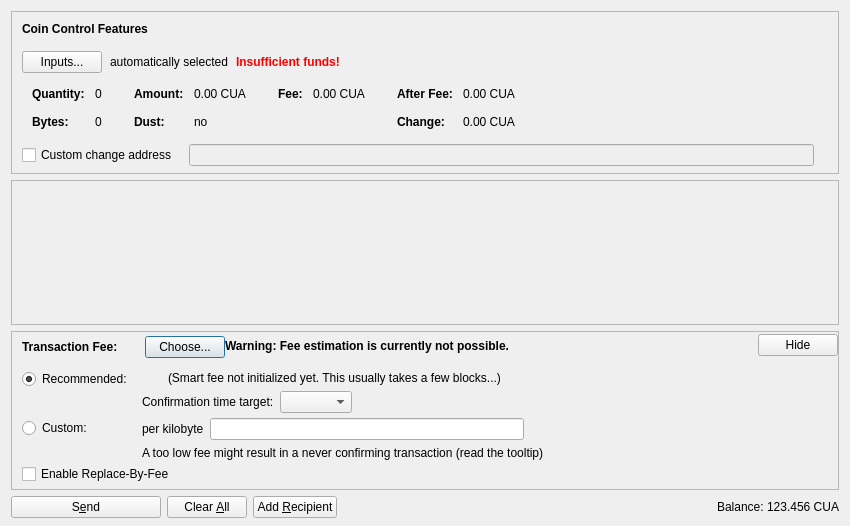
<?xml version="1.0" encoding="UTF-8"?>
<ui version="4.0">
 <class>SendCoinsDialog</class>
 <widget class="QDialog" name="SendCoinsDialog">
  <property name="geometry">
   <rect>
    <x>0</x>
    <y>0</y>
    <width>850</width>
    <height>526</height>
   </rect>
  </property>
  <property name="windowTitle">
   <string>Send Coins</string>
  </property>
  <layout class="QVBoxLayout" name="verticalLayout" stretch="0,1,0,0">
   <property name="bottomMargin">
    <number>8</number>
   </property>
   <item>
    <widget class="QFrame" name="frameCoinControl">
     <property name="sizePolicy">
      <sizepolicy hsizetype="Expanding" vsizetype="Expanding">
       <horstretch>0</horstretch>
       <verstretch>0</verstretch>
      </sizepolicy>
     </property>
     <property name="maximumSize">
      <size>
       <width>16777215</width>
       <height>16777215</height>
      </size>
     </property>
     <property name="frameShape">
      <enum>QFrame::StyledPanel</enum>
     </property>
     <property name="frameShadow">
      <enum>QFrame::Sunken</enum>
     </property>
     <layout class="QVBoxLayout" name="verticalLayoutCoinControl2">
      <property name="spacing">
       <number>0</number>
      </property>
      <property name="leftMargin">
       <number>0</number>
      </property>
      <property name="topMargin">
       <number>0</number>
      </property>
      <property name="rightMargin">
       <number>0</number>
      </property>
      <property name="bottomMargin">
       <number>6</number>
      </property>
      <item>
       <layout class="QVBoxLayout" name="verticalLayoutCoinControl" stretch="0,0,0,0,1">
        <property name="spacing">
         <number>0</number>
        </property>
        <property name="leftMargin">
         <number>10</number>
        </property>
        <property name="topMargin">
         <number>10</number>
        </property>
        <item>
         <layout class="QHBoxLayout" name="horizontalLayoutCoinControl1">
          <property name="bottomMargin">
           <number>15</number>
          </property>
          <item>
           <widget class="QLabel" name="labelCoinControlFeatures">
            <property name="sizePolicy">
             <sizepolicy hsizetype="Preferred" vsizetype="Maximum">
              <horstretch>0</horstretch>
              <verstretch>0</verstretch>
             </sizepolicy>
            </property>
            <property name="font">
             <font>
              <weight>75</weight>
              <bold>true</bold>
             </font>
            </property>
            <property name="styleSheet">
             <string notr="true">font-weight:bold;</string>
            </property>
            <property name="text">
             <string>Coin Control Features</string>
            </property>
           </widget>
          </item>
         </layout>
        </item>
        <item>
         <layout class="QHBoxLayout" name="horizontalLayoutCoinControl2" stretch="0,0,0,0">
          <property name="spacing">
           <number>8</number>
          </property>
          <property name="bottomMargin">
           <number>10</number>
          </property>
          <item>
           <widget class="QPushButton" name="pushButtonCoinControl">
            <property name="styleSheet">
             <string notr="true"/>
            </property>
            <property name="text">
             <string>Inputs...</string>
            </property>
            <property name="autoDefault">
             <bool>false</bool>
            </property>
           </widget>
          </item>
          <item>
           <widget class="QLabel" name="labelCoinControlAutomaticallySelected">
            <property name="text">
             <string>automatically selected</string>
            </property>
            <property name="margin">
             <number>5</number>
            </property>
           </widget>
          </item>
          <item>
           <widget class="QLabel" name="labelCoinControlInsuffFunds">
            <property name="font">
             <font>
              <weight>75</weight>
              <bold>true</bold>
             </font>
            </property>
            <property name="styleSheet">
             <string notr="true">color:red;font-weight:bold;</string>
            </property>
            <property name="text">
             <string>Insufficient funds!</string>
            </property>
            <property name="margin">
             <number>5</number>
            </property>
           </widget>
          </item>
          <item>
           <spacer name="horizontalSpacerCoinControl">
            <property name="orientation">
             <enum>Qt::Horizontal</enum>
            </property>
            <property name="sizeHint" stdset="0">
             <size>
              <width>40</width>
              <height>1</height>
             </size>
            </property>
           </spacer>
          </item>
         </layout>
        </item>
        <item>
         <widget class="QWidget" name="widgetCoinControl" native="true">
          <property name="sizePolicy">
           <sizepolicy hsizetype="Preferred" vsizetype="Preferred">
            <horstretch>0</horstretch>
            <verstretch>0</verstretch>
           </sizepolicy>
          </property>
          <property name="minimumSize">
           <size>
            <width>0</width>
            <height>0</height>
           </size>
          </property>
          <property name="styleSheet">
           <string notr="true"/>
          </property>
          <layout class="QHBoxLayout" name="horizontalLayoutCoinControl5">
           <property name="leftMargin">
            <number>0</number>
           </property>
           <property name="topMargin">
            <number>0</number>
           </property>
           <property name="rightMargin">
            <number>0</number>
           </property>
           <property name="bottomMargin">
            <number>0</number>
           </property>
           <item>
            <layout class="QHBoxLayout" name="horizontalLayoutCoinControl3" stretch="0,0,0,1">
             <property name="spacing">
              <number>20</number>
             </property>
             <property name="topMargin">
              <number>0</number>
             </property>
             <property name="bottomMargin">
              <number>10</number>
             </property>
             <item>
              <layout class="QFormLayout" name="formLayoutCoinControl1">
               <property name="horizontalSpacing">
                <number>10</number>
               </property>
               <property name="verticalSpacing">
                <number>14</number>
               </property>
               <property name="leftMargin">
                <number>10</number>
               </property>
               <property name="topMargin">
                <number>4</number>
               </property>
               <property name="rightMargin">
                <number>6</number>
               </property>
               <item row="0" column="0">
                <widget class="QLabel" name="labelCoinControlQuantityText">
                 <property name="font">
                  <font>
                   <weight>75</weight>
                   <bold>true</bold>
                  </font>
                 </property>
                 <property name="text">
                  <string>Quantity:</string>
                 </property>
                 <property name="margin">
                  <number>0</number>
                 </property>
                </widget>
               </item>
               <item row="0" column="1">
                <widget class="QLabel" name="labelCoinControlQuantity">
                 <property name="cursor">
                  <cursorShape>IBeamCursor</cursorShape>
                 </property>
                 <property name="contextMenuPolicy">
                  <enum>Qt::ActionsContextMenu</enum>
                 </property>
                 <property name="text">
                  <string notr="true">0</string>
                 </property>
                 <property name="margin">
                  <number>0</number>
                 </property>
                 <property name="textInteractionFlags">
                  <set>Qt::LinksAccessibleByMouse|Qt::TextSelectableByKeyboard|Qt::TextSelectableByMouse</set>
                 </property>
                </widget>
               </item>
               <item row="1" column="0">
                <widget class="QLabel" name="labelCoinControlBytesText">
                 <property name="font">
                  <font>
                   <weight>75</weight>
                   <bold>true</bold>
                  </font>
                 </property>
                 <property name="text">
                  <string>Bytes:</string>
                 </property>
                </widget>
               </item>
               <item row="1" column="1">
                <widget class="QLabel" name="labelCoinControlBytes">
                 <property name="cursor">
                  <cursorShape>IBeamCursor</cursorShape>
                 </property>
                 <property name="contextMenuPolicy">
                  <enum>Qt::ActionsContextMenu</enum>
                 </property>
                 <property name="text">
                  <string notr="true">0</string>
                 </property>
                 <property name="textInteractionFlags">
                  <set>Qt::LinksAccessibleByMouse|Qt::TextSelectableByKeyboard|Qt::TextSelectableByMouse</set>
                 </property>
                </widget>
               </item>
              </layout>
             </item>
             <item>
              <layout class="QFormLayout" name="formLayoutCoinControl2">
               <property name="horizontalSpacing">
                <number>10</number>
               </property>
               <property name="verticalSpacing">
                <number>14</number>
               </property>
               <property name="leftMargin">
                <number>6</number>
               </property>
               <property name="topMargin">
                <number>4</number>
               </property>
               <property name="rightMargin">
                <number>6</number>
               </property>
               <item row="0" column="0">
                <widget class="QLabel" name="labelCoinControlAmountText">
                 <property name="font">
                  <font>
                   <weight>75</weight>
                   <bold>true</bold>
                  </font>
                 </property>
                 <property name="text">
                  <string>Amount:</string>
                 </property>
                 <property name="margin">
                  <number>0</number>
                 </property>
                </widget>
               </item>
               <item row="0" column="1">
                <widget class="QLabel" name="labelCoinControlAmount">
                 <property name="cursor">
                  <cursorShape>IBeamCursor</cursorShape>
                 </property>
                 <property name="contextMenuPolicy">
                  <enum>Qt::ActionsContextMenu</enum>
                 </property>
                 <property name="text">
                  <string notr="true">0.00 CUA</string>
                 </property>
                 <property name="textInteractionFlags">
                  <set>Qt::LinksAccessibleByMouse|Qt::TextSelectableByKeyboard|Qt::TextSelectableByMouse</set>
                 </property>
                </widget>
               </item>
               <item row="1" column="0">
                <widget class="QLabel" name="labelCoinControlLowOutputText">
                 <property name="font">
                  <font>
                   <weight>75</weight>
                   <bold>true</bold>
                  </font>
                 </property>
                 <property name="text">
                  <string>Dust:</string>
                 </property>
                </widget>
               </item>
               <item row="1" column="1">
                <widget class="QLabel" name="labelCoinControlLowOutput">
                 <property name="cursor">
                  <cursorShape>IBeamCursor</cursorShape>
                 </property>
                 <property name="contextMenuPolicy">
                  <enum>Qt::ActionsContextMenu</enum>
                 </property>
                 <property name="text">
                  <string notr="true">no</string>
                 </property>
                 <property name="textInteractionFlags">
                  <set>Qt::LinksAccessibleByMouse|Qt::TextSelectableByKeyboard|Qt::TextSelectableByMouse</set>
                 </property>
                </widget>
               </item>
              </layout>
             </item>
             <item>
              <layout class="QFormLayout" name="formLayoutCoinControl3">
               <property name="horizontalSpacing">
                <number>10</number>
               </property>
               <property name="verticalSpacing">
                <number>14</number>
               </property>
               <property name="leftMargin">
                <number>6</number>
               </property>
               <property name="topMargin">
                <number>4</number>
               </property>
               <property name="rightMargin">
                <number>6</number>
               </property>
               <item row="0" column="0">
                <widget class="QLabel" name="labelCoinControlFeeText">
                 <property name="font">
                  <font>
                   <weight>75</weight>
                   <bold>true</bold>
                  </font>
                 </property>
                 <property name="text">
                  <string>Fee:</string>
                 </property>
                 <property name="margin">
                  <number>0</number>
                 </property>
                </widget>
               </item>
               <item row="0" column="1">
                <widget class="QLabel" name="labelCoinControlFee">
                 <property name="cursor">
                  <cursorShape>IBeamCursor</cursorShape>
                 </property>
                 <property name="contextMenuPolicy">
                  <enum>Qt::ActionsContextMenu</enum>
                 </property>
                 <property name="text">
                  <string notr="true">0.00 CUA</string>
                 </property>
                 <property name="textInteractionFlags">
                  <set>Qt::LinksAccessibleByMouse|Qt::TextSelectableByKeyboard|Qt::TextSelectableByMouse</set>
                 </property>
                </widget>
               </item>
              </layout>
             </item>
             <item>
              <layout class="QFormLayout" name="formLayoutCoinControl4">
               <property name="horizontalSpacing">
                <number>10</number>
               </property>
               <property name="verticalSpacing">
                <number>14</number>
               </property>
               <property name="leftMargin">
                <number>6</number>
               </property>
               <property name="topMargin">
                <number>4</number>
               </property>
               <property name="rightMargin">
                <number>6</number>
               </property>
               <item row="0" column="0">
                <widget class="QLabel" name="labelCoinControlAfterFeeText">
                 <property name="font">
                  <font>
                   <weight>75</weight>
                   <bold>true</bold>
                  </font>
                 </property>
                 <property name="text">
                  <string>After Fee:</string>
                 </property>
                 <property name="margin">
                  <number>0</number>
                 </property>
                </widget>
               </item>
               <item row="0" column="1">
                <widget class="QLabel" name="labelCoinControlAfterFee">
                 <property name="cursor">
                  <cursorShape>IBeamCursor</cursorShape>
                 </property>
                 <property name="contextMenuPolicy">
                  <enum>Qt::ActionsContextMenu</enum>
                 </property>
                 <property name="text">
                  <string notr="true">0.00 CUA</string>
                 </property>
                 <property name="textInteractionFlags">
                  <set>Qt::LinksAccessibleByMouse|Qt::TextSelectableByKeyboard|Qt::TextSelectableByMouse</set>
                 </property>
                </widget>
               </item>
               <item row="1" column="0">
                <widget class="QLabel" name="labelCoinControlChangeText">
                 <property name="font">
                  <font>
                   <weight>75</weight>
                   <bold>true</bold>
                  </font>
                 </property>
                 <property name="text">
                  <string>Change:</string>
                 </property>
                </widget>
               </item>
               <item row="1" column="1">
                <widget class="QLabel" name="labelCoinControlChange">
                 <property name="cursor">
                  <cursorShape>IBeamCursor</cursorShape>
                 </property>
                 <property name="contextMenuPolicy">
                  <enum>Qt::ActionsContextMenu</enum>
                 </property>
                 <property name="text">
                  <string notr="true">0.00 CUA</string>
                 </property>
                 <property name="textInteractionFlags">
                  <set>Qt::LinksAccessibleByMouse|Qt::TextSelectableByKeyboard|Qt::TextSelectableByMouse</set>
                 </property>
                </widget>
               </item>
              </layout>
             </item>
            </layout>
           </item>
          </layout>
         </widget>
        </item>
        <item>
         <layout class="QHBoxLayout" name="horizontalLayoutCoinControl4" stretch="0,0,0">
          <property name="spacing">
           <number>12</number>
          </property>
          <property name="sizeConstraint">
           <enum>QLayout::SetDefaultConstraint</enum>
          </property>
          <property name="topMargin">
           <number>5</number>
          </property>
          <property name="rightMargin">
           <number>5</number>
          </property>
          <item>
           <widget class="QCheckBox" name="checkBoxCoinControlChange">
            <property name="toolTip">
             <string>If this is activated, but the change address is empty or invalid, change will be sent to a newly generated address.</string>
            </property>
            <property name="text">
             <string>Custom change address</string>
            </property>
           </widget>
          </item>
          <item>
           <widget class="QValidatedLineEdit" name="lineEditCoinControlChange">
            <property name="enabled">
             <bool>false</bool>
            </property>
            <property name="sizePolicy">
             <sizepolicy hsizetype="Expanding" vsizetype="Fixed">
              <horstretch>0</horstretch>
              <verstretch>0</verstretch>
             </sizepolicy>
            </property>
           </widget>
          </item>
          <item>
           <widget class="QLabel" name="labelCoinControlChangeLabel">
            <property name="sizePolicy">
             <sizepolicy hsizetype="Preferred" vsizetype="Expanding">
              <horstretch>0</horstretch>
              <verstretch>0</verstretch>
             </sizepolicy>
            </property>
            <property name="minimumSize">
             <size>
              <width>0</width>
              <height>0</height>
             </size>
            </property>
            <property name="text">
             <string/>
            </property>
            <property name="margin">
             <number>3</number>
            </property>
           </widget>
          </item>
         </layout>
        </item>
        <item>
         <spacer name="verticalSpacerCoinControl">
          <property name="orientation">
           <enum>Qt::Vertical</enum>
          </property>
          <property name="sizeHint" stdset="0">
           <size>
            <width>800</width>
            <height>1</height>
           </size>
          </property>
         </spacer>
        </item>
       </layout>
      </item>
     </layout>
    </widget>
   </item>
   <item>
    <widget class="QScrollArea" name="scrollArea">
     <property name="widgetResizable">
      <bool>true</bool>
     </property>
     <widget class="QWidget" name="scrollAreaWidgetContents">
      <property name="geometry">
       <rect>
        <x>0</x>
        <y>0</y>
        <width>830</width>
        <height>104</height>
       </rect>
      </property>
      <layout class="QVBoxLayout" name="verticalLayout_2" stretch="0,1">
       <property name="leftMargin">
        <number>0</number>
       </property>
       <property name="topMargin">
        <number>0</number>
       </property>
       <property name="rightMargin">
        <number>0</number>
       </property>
       <property name="bottomMargin">
        <number>0</number>
       </property>
       <item>
        <layout class="QVBoxLayout" name="entries">
         <property name="spacing">
          <number>6</number>
         </property>
        </layout>
       </item>
       <item>
        <spacer name="verticalSpacer">
         <property name="orientation">
          <enum>Qt::Vertical</enum>
         </property>
         <property name="sizeHint" stdset="0">
          <size>
           <width>20</width>
           <height>40</height>
          </size>
         </property>
        </spacer>
       </item>
      </layout>
     </widget>
    </widget>
   </item>
   <item>
    <widget class="QFrame" name="frameFee">
     <property name="sizePolicy">
      <sizepolicy hsizetype="Expanding" vsizetype="Expanding">
       <horstretch>0</horstretch>
       <verstretch>0</verstretch>
      </sizepolicy>
     </property>
     <property name="maximumSize">
      <size>
       <width>16777215</width>
       <height>16777215</height>
      </size>
     </property>
     <property name="frameShape">
      <enum>QFrame::StyledPanel</enum>
     </property>
     <property name="frameShadow">
      <enum>QFrame::Sunken</enum>
     </property>
     <layout class="QVBoxLayout" name="verticalLayoutFee1">
      <property name="spacing">
       <number>0</number>
      </property>
      <property name="leftMargin">
       <number>0</number>
      </property>
      <property name="topMargin">
       <number>0</number>
      </property>
      <property name="rightMargin">
       <number>0</number>
      </property>
      <property name="bottomMargin">
       <number>0</number>
      </property>
      <item>
       <layout class="QVBoxLayout" name="verticalLayoutFee2" stretch="0,0,0">
        <property name="spacing">
         <number>0</number>
        </property>
        <property name="leftMargin">
         <number>10</number>
        </property>
        <property name="topMargin">
         <number>0</number>
        </property>
        <item>
         <layout class="QHBoxLayout" name="horizontalLayoutFee1">
          <property name="bottomMargin">
           <number>0</number>
          </property>
          <item>
           <layout class="QVBoxLayout" name="verticalLayoutFee7">
            <property name="spacing">
             <number>0</number>
            </property>
            <item>
             <spacer name="verticalSpacerSmartFee">
              <property name="orientation">
               <enum>Qt::Vertical</enum>
              </property>
              <property name="sizeType">
               <enum>QSizePolicy::Fixed</enum>
              </property>
              <property name="sizeHint" stdset="0">
               <size>
                <width>1</width>
                <height>4</height>
               </size>
              </property>
             </spacer>
            </item>
            <item>
             <layout class="QHBoxLayout" name="horizontalLayoutSmartFee">
              <property name="spacing">
               <number>10</number>
              </property>
              <item>
               <widget class="QLabel" name="labelFeeHeadline">
                <property name="sizePolicy">
                 <sizepolicy hsizetype="Preferred" vsizetype="Maximum">
                  <horstretch>0</horstretch>
                  <verstretch>0</verstretch>
                 </sizepolicy>
                </property>
                <property name="font">
                 <font>
                  <weight>75</weight>
                  <bold>true</bold>
                 </font>
                </property>
                <property name="styleSheet">
                 <string notr="true">font-weight:bold;</string>
                </property>
                <property name="text">
                 <string>Transaction Fee:</string>
                </property>
               </widget>
              </item>
              <item>
               <widget class="QLabel" name="labelFeeMinimized">
                <property name="text">
                 <string/>
                </property>
               </widget>
              </item>
              <item>
               <widget class="QPushButton" name="buttonChooseFee">
                <property name="text">
                 <string>Choose...</string>
                </property>
               </widget>
              </item>
             </layout>
            </item>
            <item>
             <spacer name="verticalSpacer_5">
              <property name="orientation">
               <enum>Qt::Vertical</enum>
              </property>
              <property name="sizeHint" stdset="0">
               <size>
                <width>1</width>
                <height>1</height>
               </size>
              </property>
             </spacer>
            </item>
           </layout>
          </item>
          <item>
           <widget class="QLabel" name="fallbackFeeWarningLabel">
            <property name="toolTip">
             <string>Using the fallbackfee can result in sending a transaction that will take several hours or days (or never) to confirm. Consider choosing your fee manually or wait until you have validated the complete chain.</string>
            </property>
            <property name="font">
            <font>
                <weight>75</weight>
                <bold>true</bold>
            </font>
            </property>
            <property name="text">
             <string>Warning: Fee estimation is currently not possible.</string>
            </property>
            <property name="wordWrap">
             <bool>false</bool>
            </property>
           </widget>
          </item>
          <item>
           <spacer name="horizontalSpacer_4">
            <property name="orientation">
             <enum>Qt::Horizontal</enum>
            </property>
            <property name="sizeType">
             <enum>QSizePolicy::MinimumExpanding</enum>
            </property>
            <property name="sizeHint" stdset="0">
             <size>
              <width>40</width>
              <height>20</height>
             </size>
            </property>
           </spacer>
          </item>
          <item>
           <widget class="QPushButton" name="buttonMinimizeFee">
            <property name="toolTip">
             <string>Hide transaction fee settings</string>
            </property>
            <property name="text">
             <string>Hide</string>
            </property>
           </widget>
          </item>
         </layout>
        </item>
        <item>
         <widget class="QFrame" name="frameFeeSelection">
          <layout class="QVBoxLayout" name="verticalLayoutFee12">
           <property name="spacing">
            <number>0</number>
           </property>
           <property name="leftMargin">
            <number>0</number>
           </property>
           <property name="topMargin">
            <number>0</number>
           </property>
           <property name="rightMargin">
            <number>0</number>
           </property>
           <property name="bottomMargin">
            <number>0</number>
           </property>
           <item>
            <layout class="QGridLayout" name="gridLayoutFee">
             <property name="topMargin">
              <number>10</number>
             </property>
             <property name="bottomMargin">
              <number>4</number>
             </property>
             <property name="horizontalSpacing">
              <number>10</number>
             </property>
             <property name="verticalSpacing">
              <number>4</number>
             </property>
             <item row="1" column="1">
              <layout class="QVBoxLayout" name="verticalLayoutFee8">
               <property name="spacing">
                <number>6</number>
               </property>
               <item>
                <layout class="QHBoxLayout" name="horizontalLayoutFee13">
                 <item>
                  <widget class="QLabel" name="labelCustomPerKilobyte">
                   <property name="toolTip">
                    <string>Specify a custom fee per kB (1,000 bytes) of the transaction's virtual size.

Note:  Since the fee is calculated on a per-byte basis, a fee of "100 satoshis per kB" for a transaction size of 500 bytes (half of 1 kB) would ultimately yield a fee of only 50 satoshis.</string>
                   </property>
                   <property name="text">
                    <string>per kilobyte</string>
                   </property>
                  </widget>
                 </item>
                 <item>
                  <widget class="BitcoinAmountField" name="customFee"/>
                 </item>
                 <item>
                  <spacer name="horizontalSpacer_6">
                   <property name="orientation">
                    <enum>Qt::Horizontal</enum>
                   </property>
                   <property name="sizeHint" stdset="0">
                    <size>
                     <width>1</width>
                     <height>1</height>
                    </size>
                   </property>
                  </spacer>
                 </item>
                </layout>
               </item>
               <item>
                <layout class="QHBoxLayout" name="horizontalLayoutFee8">
                 <item>
                  <widget class="QLabel" name="labelCustomFeeWarning">
                   <property name="enabled">
                    <bool>true</bool>
                   </property>
                   <property name="toolTip">
                    <string>When there is less transaction volume than space in the blocks, miners as well as relaying nodes may enforce a minimum fee. Paying only this minimum fee is just fine, but be aware that this can result in a never confirming transaction once there is more demand for coinua transactions than the network can process.</string>
                   </property>
                   <property name="text">
                    <string>A too low fee might result in a never confirming transaction (read the tooltip)</string>
                   </property>
                  </widget>
                 </item>
                 <item>
                  <spacer name="horizontalSpacer_2">
                   <property name="orientation">
                    <enum>Qt::Horizontal</enum>
                   </property>
                   <property name="sizeHint" stdset="0">
                    <size>
                     <width>1</width>
                     <height>1</height>
                    </size>
                   </property>
                  </spacer>
                 </item>
                </layout>
               </item>
              </layout>
             </item>
             <item row="0" column="0">
              <layout class="QVBoxLayout" name="verticalLayoutFee4" stretch="0,1">
               <item>
                <widget class="QRadioButton" name="radioSmartFee">
                 <property name="text">
                  <string>Recommended:</string>
                 </property>
                 <property name="checked">
                  <bool>true</bool>
                 </property>
                 <attribute name="buttonGroup">
                  <string notr="true">groupFee</string>
                 </attribute>
                </widget>
               </item>
               <item>
                <spacer name="verticalSpacer_2">
                 <property name="orientation">
                  <enum>Qt::Vertical</enum>
                 </property>
                 <property name="sizeHint" stdset="0">
                  <size>
                   <width>1</width>
                   <height>1</height>
                  </size>
                 </property>
                </spacer>
               </item>
              </layout>
             </item>
             <item row="1" column="0">
              <layout class="QVBoxLayout" name="verticalLayoutFee9" stretch="0,1">
               <item>
                <widget class="QRadioButton" name="radioCustomFee">
                 <property name="text">
                  <string>Custom:</string>
                 </property>
                 <attribute name="buttonGroup">
                  <string notr="true">groupFee</string>
                 </attribute>
                </widget>
               </item>
               <item>
                <spacer name="verticalSpacer_6">
                 <property name="orientation">
                  <enum>Qt::Vertical</enum>
                 </property>
                 <property name="sizeHint" stdset="0">
                  <size>
                   <width>1</width>
                   <height>1</height>
                  </size>
                 </property>
                </spacer>
               </item>
              </layout>
             </item>
             <item row="0" column="1">
              <layout class="QVBoxLayout" name="verticalLayoutFee3" stretch="0,0,1">
               <property name="spacing">
                <number>6</number>
               </property>
               <property name="topMargin">
                <number>2</number>
               </property>
               <item>
                <layout class="QHBoxLayout" name="horizontalLayoutFee12">
                 <item>
                  <widget class="QLabel" name="labelSmartFee">
                   <property name="text">
                    <string/>
                   </property>
                  </widget>
                 </item>
                 <item>
                  <widget class="QLabel" name="labelFeeEstimation">
                   <property name="text">
                    <string/>
                   </property>
                  </widget>
                 </item>
                 <item>
                  <widget class="QLabel" name="labelSmartFee2">
                   <property name="text">
                    <string>(Smart fee not initialized yet. This usually takes a few blocks...)</string>
                   </property>
                  </widget>
                 </item>
                 <item>
                  <spacer name="horizontalSpacer_5">
                   <property name="orientation">
                    <enum>Qt::Horizontal</enum>
                   </property>
                   <property name="sizeHint" stdset="0">
                    <size>
                     <width>1</width>
                     <height>1</height>
                    </size>
                   </property>
                  </spacer>
                 </item>
                </layout>
               </item>
               <item>
                <layout class="QHBoxLayout" name="horizontalLayoutFee9">
                 <item>
                  <layout class="QVBoxLayout" name="verticalLayoutFee6">
                   <item>
                    <widget class="QLabel" name="labelSmartFee3">
                     <property name="text">
                      <string>Confirmation time target:</string>
                     </property>
                    </widget>
                   </item>
                  </layout>
                 </item>
                 <item>
                  <layout class="QVBoxLayout" name="verticalLayoutFee5">
                   <property name="rightMargin">
                    <number>30</number>
                   </property>
                   <item>
                    <layout class="QHBoxLayout" name="horizontalLayoutConfTarget">
                     <property name="bottomMargin">
                      <number>0</number>
                     </property>
                     <item>
                      <widget class="QComboBox" name="confTargetSelector"/>
                     </item>
                     <item>
                      <spacer name="horizontalSpacerConfTarget">
                       <property name="orientation">
                        <enum>Qt::Horizontal</enum>
                       </property>
                       <property name="sizeHint" stdset="0">
                        <size>
                         <width>40</width>
                         <height>20</height>
                        </size>
                       </property>
                      </spacer>
                     </item>
                    </layout>
                   </item>
                  </layout>
                 </item>
                </layout>
               </item>
               <item>
                <spacer name="verticalSpacer_4">
                 <property name="orientation">
                  <enum>Qt::Vertical</enum>
                 </property>
                 <property name="sizeHint" stdset="0">
                  <size>
                   <width>1</width>
                   <height>1</height>
                  </size>
                 </property>
                </spacer>
               </item>
              </layout>
             </item>
            </layout>
           </item>
           <item>
            <widget class="QCheckBox" name="optInRBF">
             <property name="text">
              <string>Enable Replace-By-Fee</string>
             </property>
             <property name="toolTip">
              <string>With Replace-By-Fee (BIP-125) you can increase a transaction's fee after it is sent. Without this, a higher fee may be recommended to compensate for increased transaction delay risk.</string>
             </property>
            </widget>
           </item>
          </layout>
         </widget>
        </item>
        <item>
         <spacer name="verticalSpacerFee">
          <property name="orientation">
           <enum>Qt::Vertical</enum>
          </property>
          <property name="sizeHint" stdset="0">
           <size>
            <width>40</width>
            <height>5</height>
           </size>
          </property>
         </spacer>
        </item>
       </layout>
      </item>
     </layout>
    </widget>
   </item>
   <item>
    <layout class="QHBoxLayout" name="horizontalLayout">
     <item>
      <widget class="QPushButton" name="sendButton">
       <property name="minimumSize">
        <size>
         <width>150</width>
         <height>0</height>
        </size>
       </property>
       <property name="toolTip">
        <string>Confirm the send action</string>
       </property>
       <property name="text">
        <string>S&amp;end</string>
       </property>
       <property name="icon">
        <iconset resource="../bitcoin.qrc">
         <normaloff>:/icons/send</normaloff>:/icons/send</iconset>
       </property>
       <property name="autoDefault">
        <bool>false</bool>
       </property>
       <property name="default">
        <bool>false</bool>
       </property>
      </widget>
     </item>
     <item>
      <widget class="QPushButton" name="clearButton">
       <property name="sizePolicy">
        <sizepolicy hsizetype="Minimum" vsizetype="Fixed">
         <horstretch>0</horstretch>
         <verstretch>0</verstretch>
        </sizepolicy>
       </property>
       <property name="toolTip">
        <string>Clear all fields of the form.</string>
       </property>
       <property name="text">
        <string>Clear &amp;All</string>
       </property>
       <property name="icon">
        <iconset resource="../bitcoin.qrc">
         <normaloff>:/icons/remove</normaloff>:/icons/remove</iconset>
       </property>
       <property name="autoDefault">
        <bool>false</bool>
       </property>
      </widget>
     </item>
     <item>
      <widget class="QPushButton" name="addButton">
       <property name="toolTip">
        <string>Send to multiple recipients at once</string>
       </property>
       <property name="text">
        <string>Add &amp;Recipient</string>
       </property>
       <property name="icon">
        <iconset resource="../bitcoin.qrc">
         <normaloff>:/icons/add</normaloff>:/icons/add</iconset>
       </property>
       <property name="autoDefault">
        <bool>false</bool>
       </property>
      </widget>
     </item>
     <item>
      <spacer name="horizontalSpacer">
       <property name="orientation">
        <enum>Qt::Horizontal</enum>
       </property>
       <property name="sizeHint" stdset="0">
        <size>
         <width>40</width>
         <height>20</height>
        </size>
       </property>
      </spacer>
     </item>
     <item>
      <layout class="QHBoxLayout" name="horizontalLayout_2">
       <property name="spacing">
        <number>3</number>
       </property>
       <item>
        <widget class="QLabel" name="labelBalanceName">
         <property name="sizePolicy">
          <sizepolicy hsizetype="Preferred" vsizetype="Fixed">
           <horstretch>0</horstretch>
           <verstretch>0</verstretch>
          </sizepolicy>
         </property>
         <property name="text">
          <string>Balance:</string>
         </property>
        </widget>
       </item>
       <item>
        <widget class="QLabel" name="labelBalance">
         <property name="sizePolicy">
          <sizepolicy hsizetype="Preferred" vsizetype="Fixed">
           <horstretch>0</horstretch>
           <verstretch>0</verstretch>
          </sizepolicy>
         </property>
         <property name="cursor">
          <cursorShape>IBeamCursor</cursorShape>
         </property>
         <property name="text">
          <string notr="true">123.456 CUA</string>
         </property>
         <property name="textInteractionFlags">
          <set>Qt::LinksAccessibleByMouse|Qt::TextSelectableByKeyboard|Qt::TextSelectableByMouse</set>
         </property>
        </widget>
       </item>
      </layout>
     </item>
    </layout>
   </item>
  </layout>
 </widget>
 <customwidgets>
  <customwidget>
   <class>QValidatedLineEdit</class>
   <extends>QLineEdit</extends>
   <header>qt/qvalidatedlineedit.h</header>
  </customwidget>
  <customwidget>
   <class>BitcoinAmountField</class>
   <extends>QLineEdit</extends>
   <header>qt/bitcoinamountfield.h</header>
   <container>1</container>
  </customwidget>
 </customwidgets>
 <resources>
  <include location="../bitcoin.qrc"/>
 </resources>
 <connections/>
 <buttongroups>
  <buttongroup name="groupFee"/>
 </buttongroups>
</ui>
